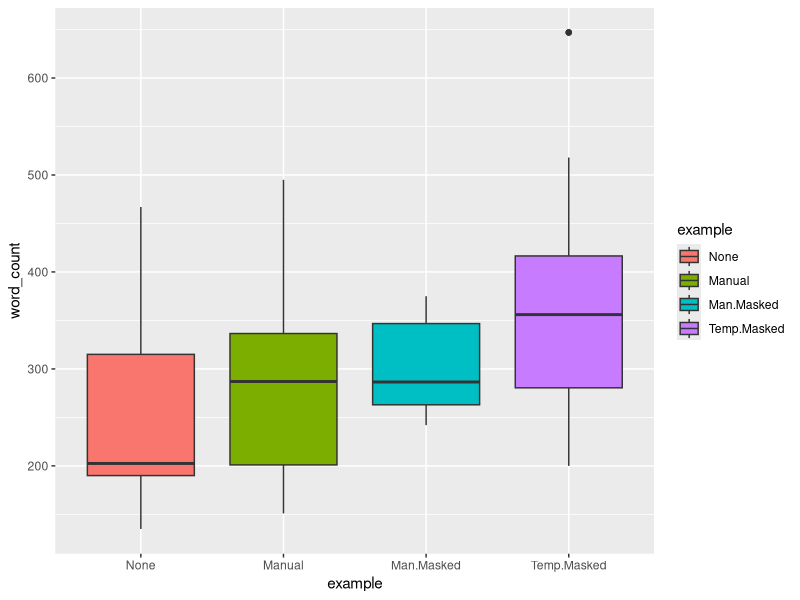
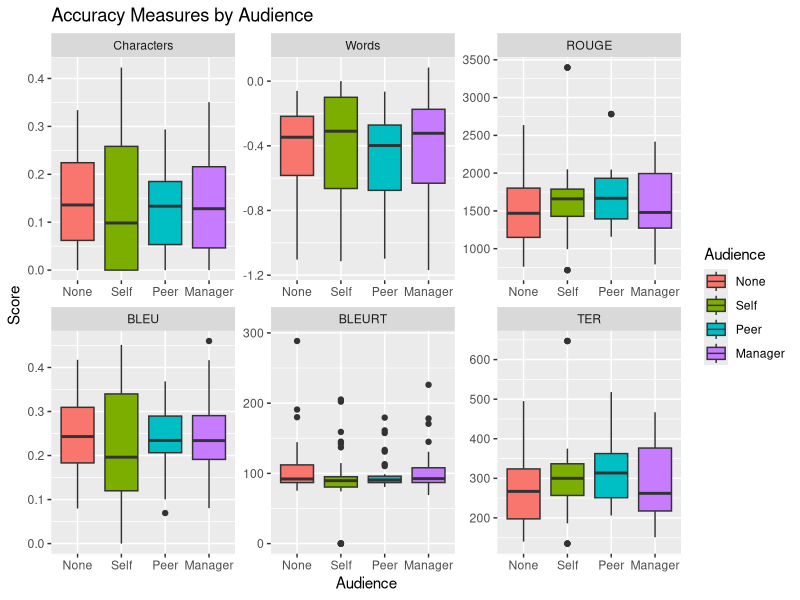
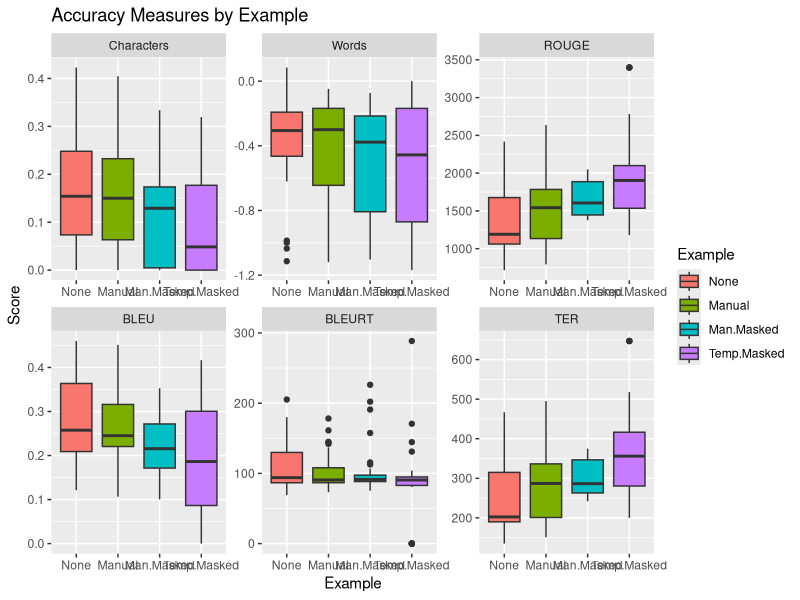

Here is the R script that generated these plots, in order:
# Load required packages
library(ggplot2)
library(dplyr)
library(tidyr)

# Read the CSV file
data <- read.csv("data/data.csv")
# Set Data columns as factors and levels
data$audience <- factor(data$audience)
data$example <- factor(data$example)
data$person <- factor(data$person)
data$ground_truth <- factor(data$ground_truth)

levels(data$audience) <- c("None", "Self", "Peer", "Manager")
levels(data$example) <- c("None", "Manual", "Man.Masked", "Temp.Masked")
levels(data$person) <- c("P1","P2","P3")
levels(data$ground_truth) <- c("Manual", "Baseline", "Additional")


folder = "figs/v6/"
personFilter = 1


#Groups the metrics into a single column
# data %>%
#   gather(key = "metric", value = "value", word_count, rouge, bleu, bleurt, ter)

data %>%
  # filter(person == personFilter) %>% # & entity_type == "TOTAL") %>%
  # summary()
  ggplot( aes(x = example, y = word_count, fill = example)) +
  geom_boxplot()
  # facet_wrap(~audience, scales = "fixed")
  # labs(title = paste0("Entities by Audience for Paricipant",personFilter), x = "Audience", y = "Counts Over Summary Length")
  



#Show all accuracy measures in one graph
gatheredMetrics <- data %>%
  gather(key = "metric", value = "Score", character_count, word_count, rouge, bleu, bleurt, ter) %>%
  mutate(Audience = audience) %>%
  select(-audience) %>%
  mutate(Example = example) %>%
  select(-example)
    
gatheredMetrics$metric <- factor(gatheredMetrics$metric)
levels(gatheredMetrics$metric) <- c("Characters","Words","ROUGE", "BLEU", "BLEURT", "TER")
    
gatheredMetrics %>%
  ggplot(aes(x = Audience, y = Score, fill = Audience)) + 
  geom_boxplot() +
  facet_wrap(~metric, scales = "free") + 
  labs(title = "Accuracy Measures by Audience")
  
gatheredMetrics %>%
  ggplot(aes(x = Example, y = Score, fill = Example)) + 
  geom_boxplot() +
  facet_wrap(~metric, scales = "free") + 
  labs(title = "Accuracy Measures by Example")
